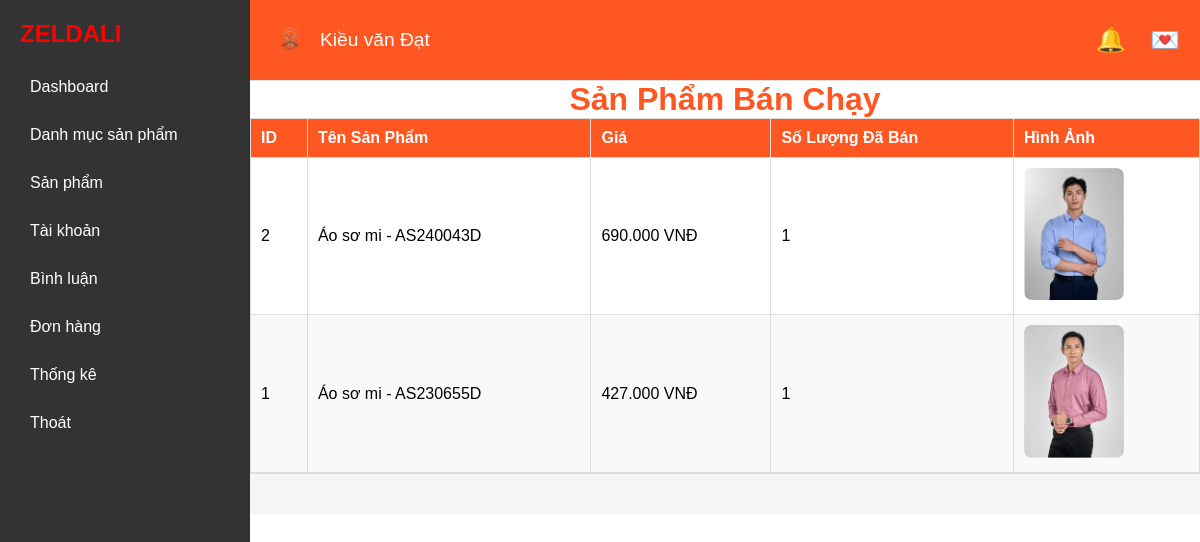
The app's page /index.php?role=admin&act=BestSelling (signed in) with its own data.
### tables this page shows
CREATE TABLE `products` (
  `id` int NOT NULL,
  `name` varchar(255) NOT NULL,
  `image` varchar(255) DEFAULT NULL,
  `price` decimal(25,2) DEFAULT NULL,
  `description` text,
  `content` text,
  `type` varchar(10) NOT NULL,
  `status` enum('active','inactive') DEFAULT 'active',
  `category_id` int NOT NULL,
  `view` int DEFAULT '0',
  `created_at` timestamp NULL DEFAULT CURRENT_TIMESTAMP
);

### app/Database/Functions.php (called while the page is built, shortened)
<?php
function view($path_view, $data=[]){
    extract($data);
    $path_view  = str_replace(".","/", $path_view);
    include_once "app/Views/$path_view.php";
};

### app/Controllers/Admin/AdminStatisticalController.php (called while the page is built, shortened)
<?php
class AdminStatisticalController
{
    public function bestselling()
    {
        $products = (new Product)->getBestSellingProducts();
        return view('Admin.statistical.BestSelling', compact('products'));
    }
}

### index.php (called while the page is built, shortened)
<?php
include_once "app/Database/Database.php";
include_once "app/Database/Functions.php";
include_once "app/Models/Product.php";
include_once  "app/Controllers/Admin/AdminStatisticalController.php";
include_once "Router/Web.php";

### app/Database/Database.php (called while the page is built, shortened)
<?php
class Database
{
    private $pdo;
    public function __construct()
    {
        try {
            $this->pdo = new PDO("mysql:host=" . HOST . ";port=" . PORT . ";dbname=" . DBNAME,USERNAME,PASSWORD);
            $this->pdo->setAttribute(PDO::ATTR_ERRMODE, PDO::ERRMODE_EXCEPTION);
        } catch (Exception $error) {
            echo "<h1>Lỗi kết nối CSDL: " . $error->getMessage() . "</h1>";
        }
    }
    public function getConnection()
    {
        return $this->pdo;
    }
    public function __destruct()
    {
        $this->pdo = null;
    }
}

### app/Models/Product.php (called while the page is built, shortened)
<?php
class Product
{
    public $pdo;
    public function __construct()
    {
        $db = new Database();
        $this->pdo = $db->getConnection();
    }
    public function getBestSellingProducts()
    {
        $sql = "SELECT p.id, p.name, p.price, p.image, SUM(od.quantity) AS total_sold FROM products p JOIN order_details od ON p.id = od.product_id GROUP BY p.id, p.name, p.price, p.image ORDER BY total_sold DESC LIMIT 10";
        $stmt = $this->pdo->prepare($sql);
        $stmt->execute();
        return $stmt->fetchAll(PDO::FETCH_ASSOC);
    }
}

### app/Views/Admin/statistical/BestSelling.php (the view)
<?php include_once VIEW . "Admin/base/header.php" ?>
<link rel="stylesheet" href="Assets/Admin/Css/bestselling.css">
<main>
<h1>Sản Phẩm Bán Chạy</h1>
    <div class="container">
        <table class="products-table">
            <thead>
                <tr>
                    <th>ID</th>
                    <th>Tên Sản Phẩm</th>
                    <th>Giá</th>
                    <th>Số Lượng Đã Bán</th>
                    <th>Hình Ảnh</th>
                </tr>
            </thead>
            <tbody>
                <?php foreach ($products as $product): ?>
                    <tr>
                        <td><?= htmlspecialchars($product['id']) ?></td>
                        <td><?= htmlspecialchars($product['name']) ?></td>
                        <td><?= number_format($product['price'], 0, ',', '.') ?> VNĐ</td>
                        <td><?= htmlspecialchars($product['total_sold']) ?></td>
                        <td><img src="<?= $product['image'] ?>" alt="<?= htmlspecialchars($product['name']) ?>" class="product-image"></td>
                    </tr>
                <?php endforeach; ?>
            </tbody>
        </table>
    </div>
</main>
<?php include_once VIEW . "Admin/base/footer.php" ?>

### Assets/Admin/Css/admin.css (style rules this page uses)
* { box-sizing: border-box; margin: 0; padding: 0; font-family: Arial, sans-serif; }
body { display: flex; height: 100vh; background-color: #f5f5f5; overflow-y: hidden; }
.container { display: flex; width: 100%; }

### Assets/Admin/Css/bestselling.css (style rules this page uses)
h1 { text-align: center; color: #ff5722; }
.products-table { width: 100%; border-collapse: collapse; }
.products-table th, .products-table td { padding: 10px; border: 1px solid #ddd; text-align: left; }
.products-table th { background-color: #ff5722; color: white; }
.products-table tbody tr:nth-child(even) { background-color: #f9f9f9; }
.product-image { max-width: 100px; border-radius: 8px; }

### records on screen
products: id "2", name "Áo sơ mi - AS240043D", price "690.000", total_sold "1", image (picture)
products: id "1", name "Áo sơ mi - AS230655D", price "427.000", total_sold "1", image (picture)

### other values on screen
$_SESSION['user']['fullname'] "Kiều văn Đạt"
